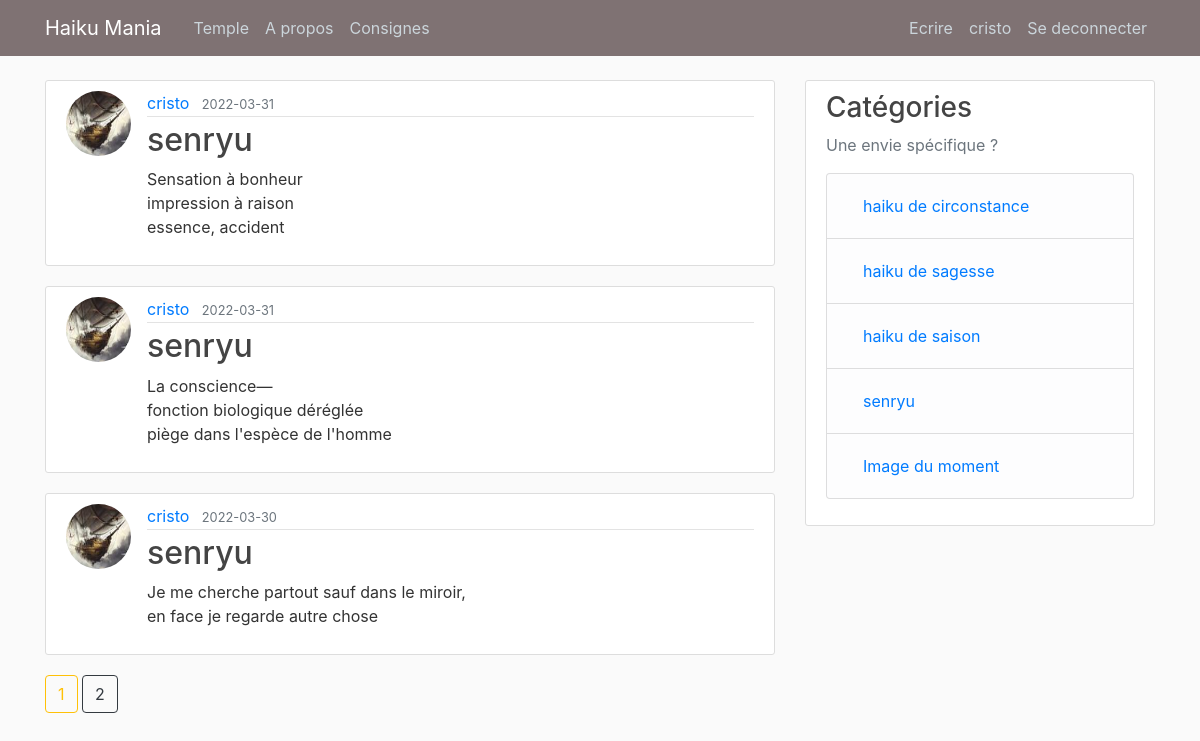
Screenshot of /senryu (signed in) with the database file from the repository.
### flaskblog/models.py (models this page shows, shortened)
class User(db.Model, UserMixin):
    id = db.Column(db.Integer, primary_key=True)
    username = db.Column(db.String(20), unique=True, nullable=False)
    email = db.Column(db.String(120), unique=True, nullable=False)
    image_file = db.Column(db.String(20), nullable=False, default='default.jpg')
    password = db.Column(db.String(60), nullable=False)
    posts = db.relationship('Post', backref='author', lazy=True)

class Post(db.Model):
    id = db.Column(db.Integer, primary_key=True)
    title = db.Column(db.String(100), nullable=False)
    date_posted = db.Column(db.DateTime, nullable=False, default=datetime.utcnow)
    content = db.Column(db.Text, nullable=False)
    user_id = db.Column(db.Integer, db.ForeignKey('user.id'), nullable=False)

### flaskblog/main/routes.py (the view)
@main.route("/senryu")
def senryu():
    page = request.args.get('page', 1, type=int)
    posts = Post.query.order_by(Post.date_posted.desc()).paginate(page=page, per_page=5)
    return render_template('senryu.html', posts=posts)

### flaskblog/models.py (called while the page is built)
@login_manager.user_loader
def load_user(user_id):
    return User.query.get(int(user_id))

### flaskblog/templates/senryu.html
{% extends "layout.html" %}
{% block content %}
    {% for post in posts.items %}
      {% if post.title == "senryu" %}
        <article class="media content-section">
          <img class="rounded-circle article-img" src="{{ url_for('static', filename='profile_pics/' + post.author.image_file) }}">
          <div class="media-body">
            <div class="article-metadata">
              <a class="mr-2" href="{{ url_for('users.user_posts', username=post.author.username) }}">{{ post.author.username }}</a>
              <small class="text-muted">{{ post.date_posted.strftime('%Y-%m-%d') }}</small>
            </div>
            <h2><a class="article-title" href="{{ url_for('posts.post', post_id=post.id) }}">{{ post.title }}</a></h2>
            <p class="article-content">{{ post.content }}</p>
          </div>
        </article>
      {% endif %}
    {% endfor %}
    {% for page_num in posts.iter_pages(left_edge=1, right_edge=1, left_current=1, right_current=2) %}
      {% if page_num %}
        {% if posts.page == page_num %}
          <a class="btn btn-outline-warning mb-4" href="{{ url_for('main.home', page=page_num) }}">{{ page_num }}</a>
        {% else %}
          <a class="btn btn-outline-dark mb-4" href="{{ url_for('main.home', page=page_num) }}">{{ page_num }}</a>
        {% endif %}
      {% else %}
        ...
      {% endif %}
    {% endfor %}
{% endblock content %}

### flaskblog/templates/layout.html (shortened to what this page needs)
<!DOCTYPE html>
<html>
<head>
    <link rel="stylesheet" href="https://maxcdn.bootstrapcdn.com/bootstrap/4.0.0/css/bootstrap.min.css">
    <link rel="stylesheet" type="text/css" href="{{ url_for('static', filename='main.css') }}">
</head>
<body>
    <header class="site-header">
      <nav class="navbar navbar-expand-md navbar-dark bg-steel fixed-top">
        <div class="container">
          <a class="navbar-brand mr-4" href="/">Haiku Mania</a>
          <div class="collapse navbar-collapse" id="navbarToggle">
            <div class="navbar-nav mr-auto">
              <a class="nav-item nav-link" href="{{ url_for('main.home') }}">Temple</a>
              <a class="nav-item nav-link" href="{{ url_for('main.about') }}">A propos</a>
              <a class="nav-item nav-link" href="{{ url_for('main.consignes') }}">Consignes</a>
            </div>
            <div class="navbar-nav">
              {% if current_user.is_authenticated %}
                <a class="nav-item nav-link" href="{{ url_for('posts.new_post') }}">Ecrire</a>
                <a class="nav-item nav-link" href="{{ url_for('users.account') }}">{{ current_user.username }}</a>
                <a class="nav-item nav-link" href="{{ url_for('users.logout') }}">Se deconnecter</a>
              {% else %}
                <a class="nav-item nav-link" href="{{ url_for('users.login') }}">Se connecter</a>
                <a class="nav-item nav-link" href="{{ url_for('users.register') }}">S'inscrire</a>
              {% endif %}
            </div>
          </div>
        </div>
      </nav>
    </header>
    <main role="main" class="container">
      <div class="row">
        <div class="col-md-8">
          {% block content %}{% endblock %}
        </div>
        <div class="col-md-4">
          <div class="content-section">
            <h3>Catégories</h3>
            <p class='text-muted'>Une envie spécifique ?
              <ul class="list-group">
                <li class="list-group-item list-group-item-light">
                  <a class="nav-item nav-link" href="{{ url_for('main.circonstance') }}">haiku de circonstance</a>
                </li>
                <li class="list-group-item list-group-item-light">
                  <a class="nav-item nav-link" href="{{ url_for('main.sagesse') }}">haiku de sagesse</a>
                </li>
                <li class="list-group-item list-group-item-light">
                  <a class="nav-item nav-link" href="{{ url_for('main.saison') }}">haiku de saison</a>
                </li>
                <li class="list-group-item list-group-item-light">
                  <a class="nav-item nav-link" href="{{ url_for('main.senryu') }}">senryu</a>
                </li>
                <li class="list-group-item list-group-item-light">
                  <a class="nav-item nav-link" href="{{ url_for('main.circonstance') }}">Image du moment</a>
                </li>
              </ul>
            </p>
          </div>
        </div>
      </div>
    </main>
</body>
</html>

### flaskblog/static/main.css (style rules this page uses)
body { background: #fafafa; color: #333333; margin-top: 5rem; }
h1, h2, h3, h4, h5, h6 { color: #444444; }
.bg-steel { background-color: #7f7273; }
.site-header .navbar-nav .nav-link { color: #cbd5db; }
.content-section { background: #ffffff; padding: 10px 20px; border: 1px solid #dddddd; border-radius: 3px; margin-bottom: 20px; }
.article-title { color: #444444; }
.article-content { white-space: pre-line; }
.article-img { height: 65px; width: 65px; margin-right: 16px; }
.article-metadata { padding-bottom: 1px; margin-bottom: 4px; border-bottom: 1px solid #e3e3e3 }

### rows the page displays
User: username "cristo"
Post: image_file (picture), author.username "cristo", date_posted "2022-03-31", title "senryu", content "Sensation à bonheur impression à raison essence, accident"
Post: image_file (picture), author.username "cristo", date_posted "2022-03-31", title "senryu", content "La conscience— fonction biologique déréglée piège dans l'espèce de l'homme"
Post: image_file (picture), author.username "cristo", date_posted "2022-03-30", title "senryu", content "Je me cherche partout sauf dans le miroir, en face je regarde autre chose"

### other values shown
{{ page_num }} "1"
{{ page_num }} "2"
